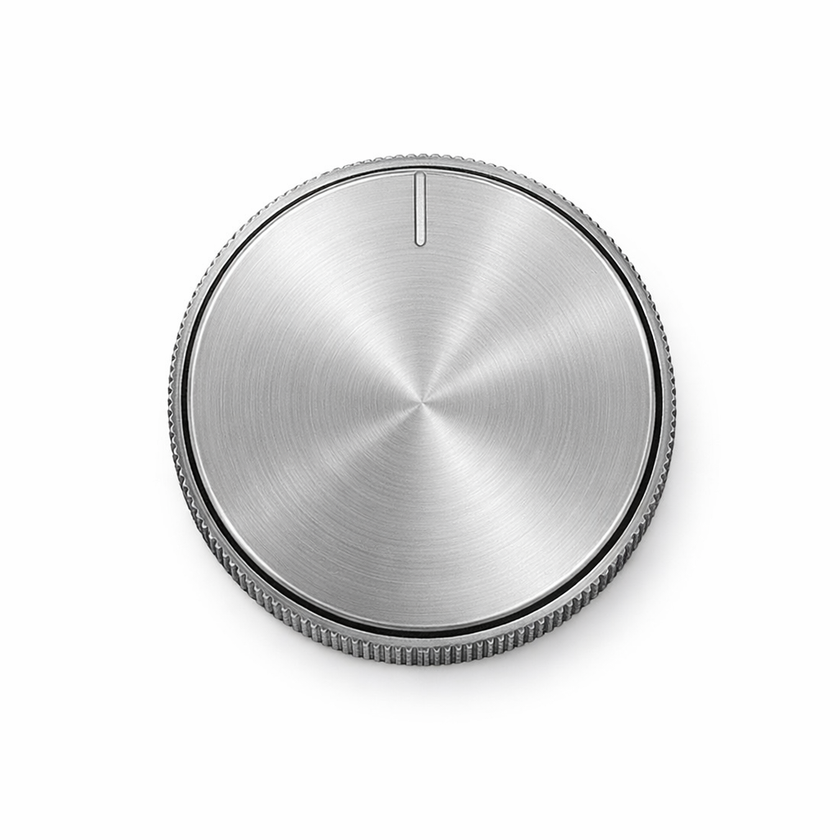
#> input picture assets/codex/ui_assets/monument-reverb/assets/rotary_knobs/brushed_aluminum_neutral_indicator.png, 840 x 840 px, shrunk from 1024 x 1024 before the run, found by its file name
$ python process_codex_knob.py
#> lines starting #> are read from the running program, lines starting #| are printed output that depends on the picture; after the words box and inside, x2 and y2 are one past the last pixel; in counts of white or black regions, pixels touching at a corner belong together
#!/usr/bin/env python3
"""
Process codex brushed aluminum knob with proper alpha transparency.
"""

from PIL import Image, ImageDraw, ImageFilter
import numpy as np

def create_circular_mask(size):
    """Create circular alpha mask with soft edge."""
    mask = Image.new('L', (size, size), 0)
    draw = ImageDraw.Draw(mask)
    margin = int(size * 0.05)
    draw.ellipse([margin, margin, size - margin, size - margin], fill=255)
    return mask.filter(ImageFilter.GaussianBlur(radius=2))

def remove_white_background(input_path, output_path):
    """Remove white background and add circular alpha."""
#> called with output_path = 'assets/ui/hero_knob_pbr/albedo_rgba.png'
    img = Image.open(input_path).convert('RGB')
#> img is the input picture: PIL image 840x840 RGB; mean R, G, B 231.4, 231.3, 231.4
    img_array = np.array(img)

    # White threshold
    white_mask = np.all(img_array > 240, axis=2)
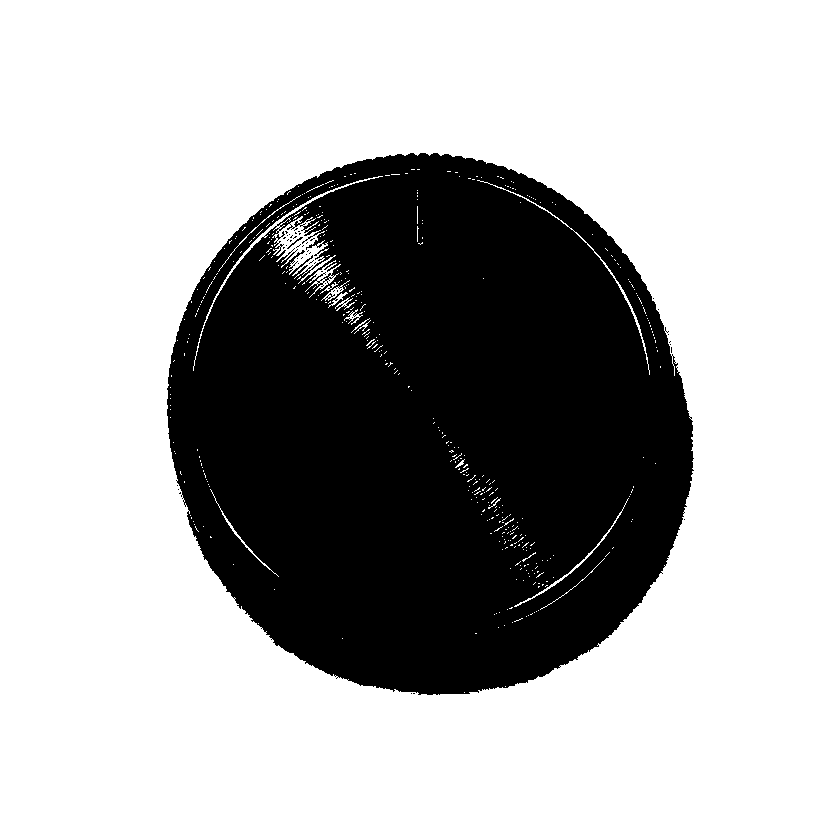
#> white_mask: shape (840, 840) bool; 69% white; 46 black regions (44 under 20 px), largest, box (x1, y1, x2, y2) and area: (167, 153, 694, 695) 218666, (287, 237, 303, 249) 31
    white_mask_pil = Image.fromarray((~white_mask * 255).astype(np.uint8))

    # Combine with circular mask
    circular = create_circular_mask(img.width)
#> in create_circular_mask, `mask = Image.new('L', (size, size), 0)`: mask: PIL image 840x840 L; every value is 0
#> in create_circular_mask, `return mask.filter(ImageFilter.GaussianBlur(radius=2))`:
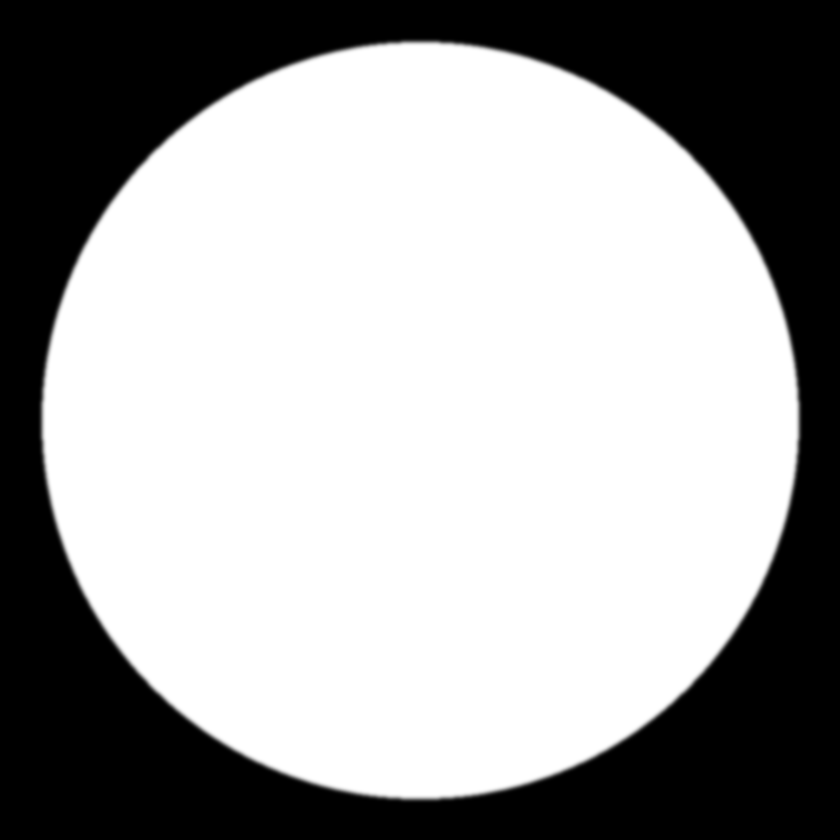
#> returned value: PIL image 840x840 L; min 0, max 255, mean 162.6
    final_mask = Image.composite(circular, Image.new('L', img.size, 0), white_mask_pil)

    # Create RGBA
    rgba = Image.new('RGBA', img.size)
#> rgba: PIL image 840x840 RGBA; every value is 0
    rgba.putdata([(*rgb, a) for rgb, a in zip(img.getdata(), final_mask.getdata())])
    rgba.save(output_path, 'PNG')
    print(f"✓ Created: {output_path}")

def main():
    input_path = "/Users/noisebox/Documents/3_Development/Repos/monument-reverb/assets/codex/ui_assets/monument-reverb/assets/rotary_knobs/brushed_aluminum_neutral_indicator.png"
    output_path = "assets/ui/hero_knob_pbr/albedo_rgba.png"

    print("Processing codex brushed aluminum knob...")
    remove_white_background(input_path, output_path)
    print("\nNext: Rebuild plugin")

if __name__ == "__main__":
    main()

$ run again, with assets/codex/ui_assets/monument-reverb/assets/rotary_knobs/anodized_aluminum_matte_charcoal_indicator.png copied over assets/codex/ui_assets/monument-reverb/assets/rotary_knobs/brushed_aluminum_neutral_indicator.png
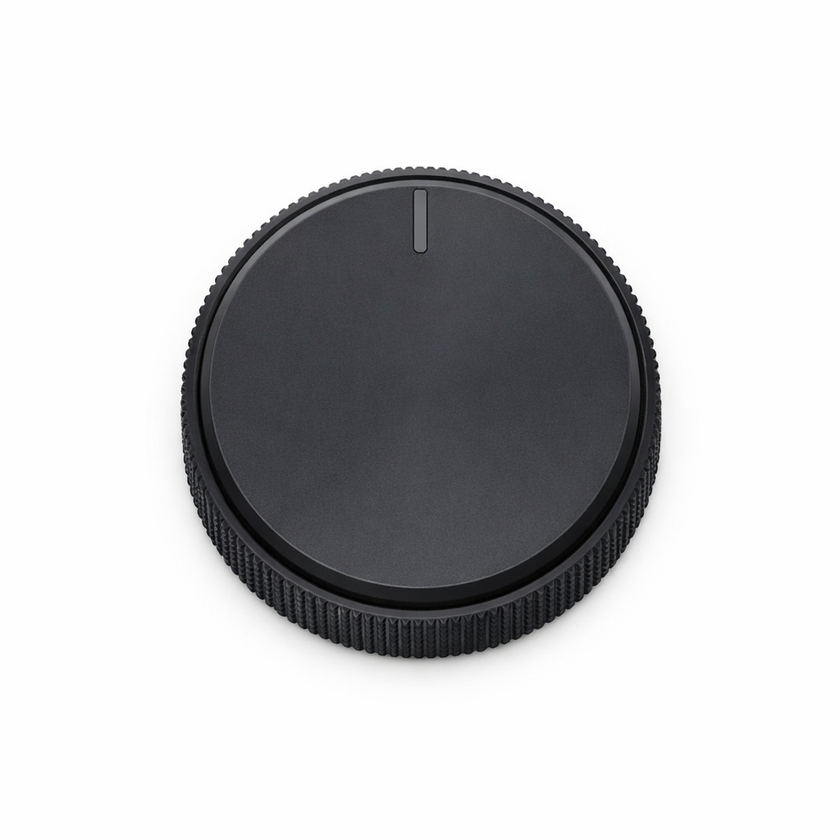
#> input picture assets/codex/ui_assets/monument-reverb/assets/rotary_knobs/anodized_aluminum_matte_charcoal_indicator.png, 840 x 840 px, shrunk from 1024 x 1024 before the run, found by its file name
#> in remove_white_background, img is the input picture: PIL image 840x840 RGB; mean R, G, B 201.5, 201.7, 202.8
#> in remove_white_background, `white_mask = np.all(img_array > 240, axis=2)`:
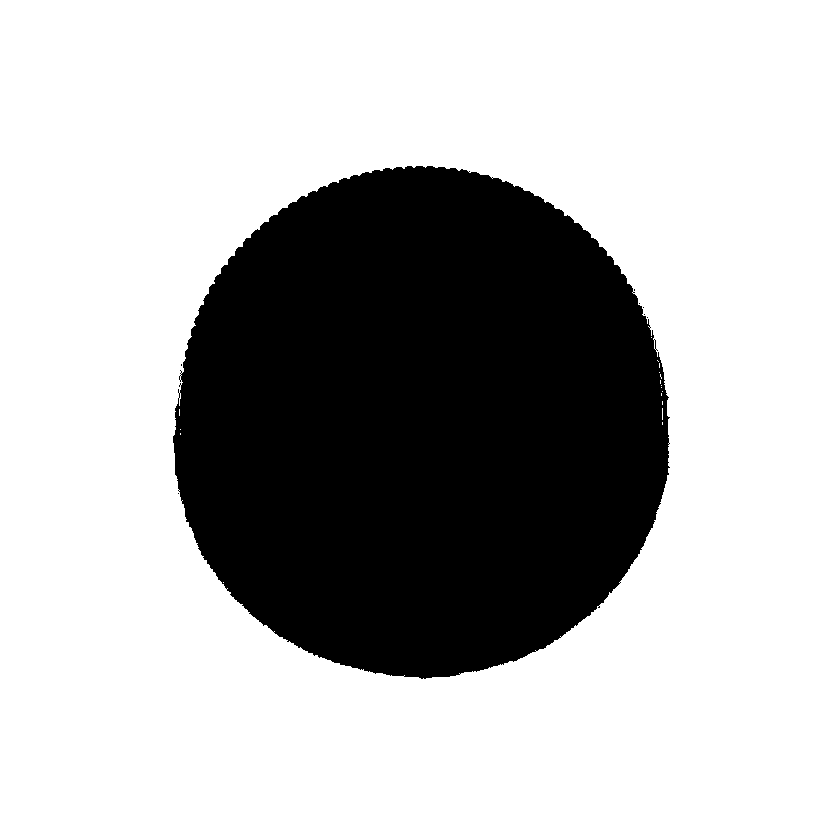
#> white_mask: shape (840, 840) bool; 71.6% white; 8 black regions (7 under 20 px), largest, box (x1, y1, x2, y2) and area: (173, 166, 670, 679) 200532
#> mask: PIL image 840x840 L; every value is 0
